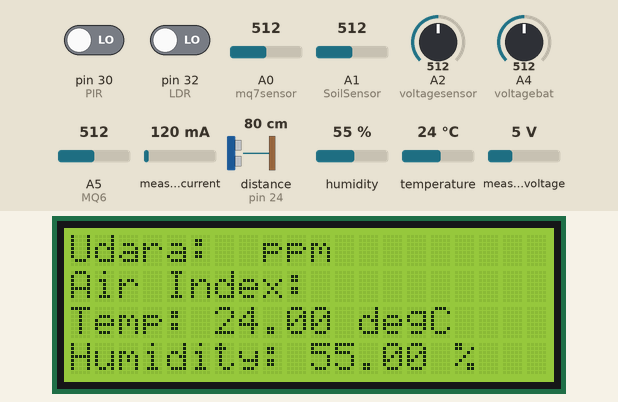
Recording of a sketch running on a simulated Arduino Mega 2560, built with avr-gcc and run on an emulated ATmega2560. On the bench: 20×4 character LCD. Wiring (inferred from the names in the program): ultrasonic range finder: trigger pin 26; echo pin 24. The inputs (shaded band) are chosen by the test bench; at power-on: measured current 120 mA, A0 (mq7sensor) = 512, pin 30 (PIR) LOW, distance to the obstacle (sensor on pin 24) 80 cm, pin 32 (LDR) LOW, A1 (SoilSensor) = 512, A2 (voltagesensor) = 512, A4 (voltagebat) = 512, A5 (MQ6) = 512, humidity 55 %, temperature 24 °C, measured voltage 5 V. The echo pulse lasts 58.3 µs per cm; what the sketch prints to the serial monitor is not drawn.

Above: at 10.4 s.
10.5 s: measured current set to 1000 mA
At 13.6 s:
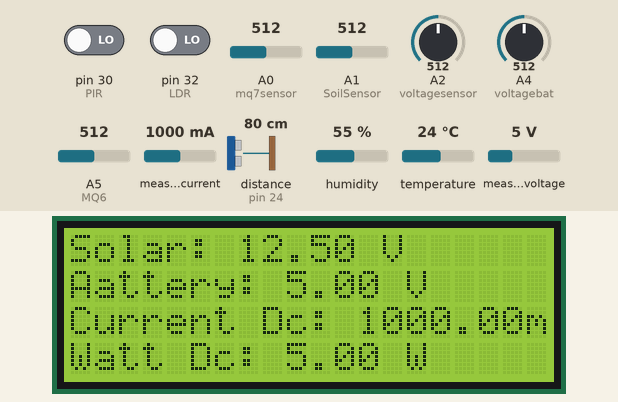
17.1 s: A0 (mq7sensor) set to 716
At 25.7 s:
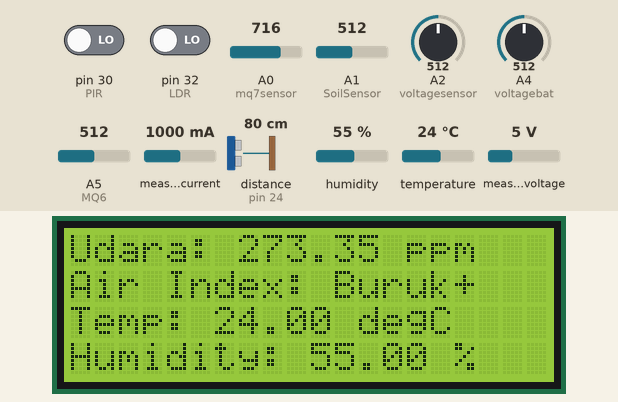
26.6 s: pin 30 (PIR) driven HIGH
At 35.6 s:
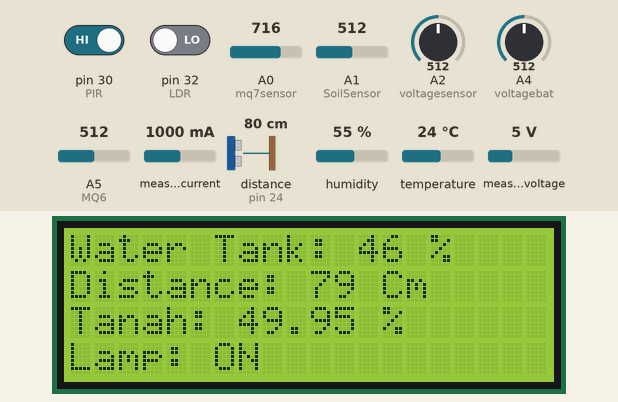
36.1 s: measured current set to 40 mA
At 38.8 s:
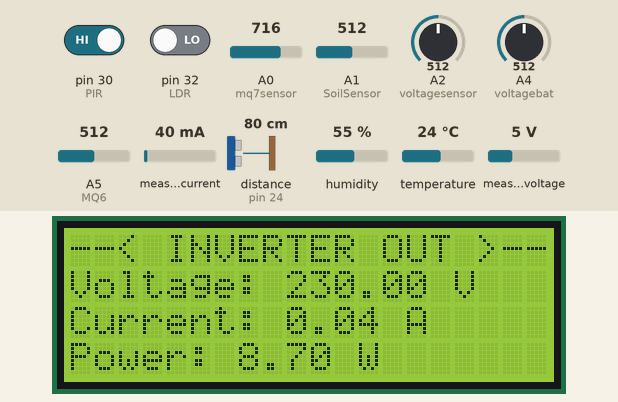
45.6 s: A0 (mq7sensor) set to 992
At 57.6 s:
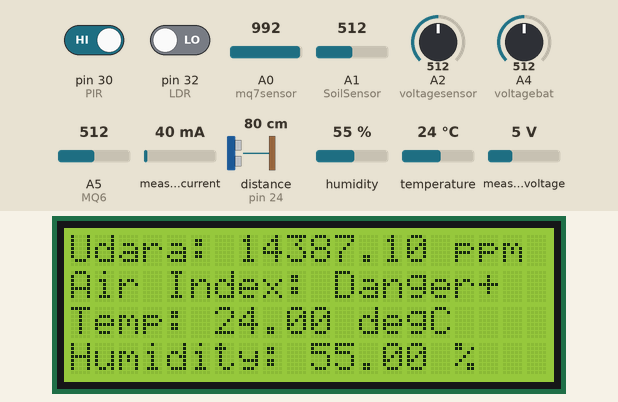
58.4 s: distance to the obstacle (sensor on pin 24) set to 2 cm
At 67.1 s:
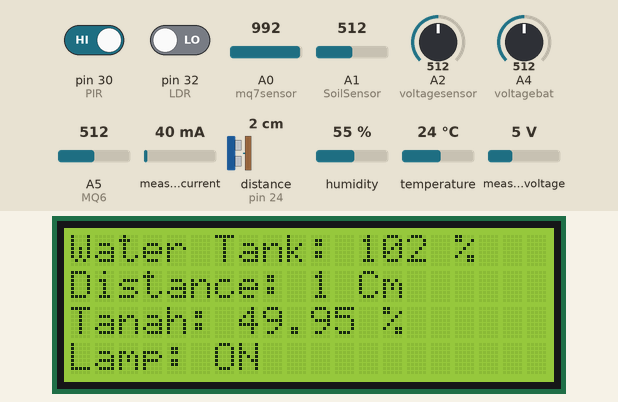
Timing chart, 0 to 68.6 s (numbered marks = the images above; inputs shaded):
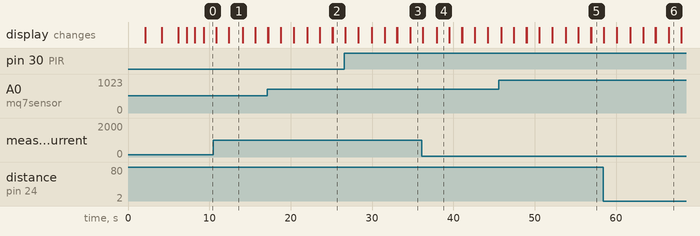

The sketch:

Mega.ino
```cpp
//DIBUAT OLEH TIER SINYO
//IG : @Tierkunn_


#include "Wire.h" // For I2C
#include "LCD.h" // For LCD
#include "LiquidCrystal_I2C.h" // Added library*
#include <Adafruit_INA219.h>
#include "DHT.h"
#include <PZEM004Tv30.h>
#include <SoftwareSerial.h>

//PZEM004Tv30 pzem(14, 15); // Software Serial pin 11 (RX) & 12 (TX)
PZEM004Tv30 pzem(&Serial3);  // Menggunakan Hardware Serial 3 TX RX ke 3 di balik

//Set the pins on the I2C chip used for LCD connections
//ADDR,EN,R/W,RS,D4,D5,D6,D7
LiquidCrystal_I2C lcd(0x27,2,1,0,4,5,6,7); // 0x27 is the default I2C bus address of the backpack-see article
const int INA_addr = 0x40;  // INA219 address
Adafruit_INA219 ina219(INA_addr);

//IO sensor Ultrasonic
#define echoPin 24 //Echo Pin
#define trigPin 26 //Trigger Pin
#define SoilSensor A1 //Soil Sensor
#define mq7sensor A0 // MQ7 Sensor
#define voltagesensor A2 //voltage sensor panel
#define DHTPIN 28
#define DHTTYPE DHT22
#define PIR 30
#define voltagebat A4  //voltage sensor battery
#define LDR 32 //LDR LAMPU
#define MQ6 A5

double tegangan = 00;
double nilaiarus = 00;
float daya;

int statusPin = 0;

DHT dht(DHTPIN, DHTTYPE);

String piring = "";
String indexppm;
String tempe;
String humidy;
String vbat;
String tair;
String ppmvalue;
String motionindex;
String soilvalue;
String stegangan;
String sarus;
String sdaya;
String vbatuy;
String LDRout;
String alertmq6;
String voltAC;
String ampAC;
String powerAC;
String energyAC;
String freqAC;
String pfAC;

//FLOAT FOR PZEM
float voltage,current,power,energy,frequency,pf;

int maximumRange = 140; //kebutuhan akan maksimal range
int minimumRange = 00; //kebutuhan akan minimal range
long duration, distance; //waktu untuk kalkulasi jarak

long RL = 1000; // 1000 Ohm
long Ro = 830; // 830 ohm ( SILAHKAN DISESUAIKAN)

// Floats for ADC voltage & Input voltage
float adc_voltage = 0.0;
float in_voltage = 0.0;

// Floats for resistor values in divider (in ohms)
float R1 = 30000.0;
float R2 = 7500.0;

// Float for Reference Voltage
float ref_voltage = 5.0;

// Integer for ADC value
int adc_value = 0;

// Floats for ADC voltage & Input voltage
float adc_voltage2 = 0.0;
float in_voltage2 = 0.0;

// Floats for resistor values in divider (in ohms)
float R12 = 30000.0;
float R22 = 7500.0;

// Float for Reference Voltage
float ref_voltage2 = 5.0;

// Integer for ADC value
int adc_value2 = 0;

//MQ 7 variable
float nilaimq6;
float teganganmq6;

void setup() {
Serial.begin (9600); //inisialiasasi komunikasi serial

// Set on LCD module
lcd.begin (20,4); // 16 x 2 LCD module
lcd.setBacklightPin(3,POSITIVE); // BL, BL_POL
lcd.setBacklight(HIGH);
lcd.clear();
lcd.noCursor();

//-----------------------------< deklarasi pin >-----------------------------//
pinMode(trigPin, OUTPUT);
pinMode(echoPin, INPUT);
pinMode(PIR, INPUT);
pinMode(LDR, INPUT);

//-----------------------------< Start DHT >----------------------------------//
dht.begin();

//-----------------------------< Start INA219 >-------------------------------//
ina219.begin();

//-----------------------------< WELCOME TEXT >--------------------------------//
lcd.setCursor(6, 1);
lcd.print("WELCOME");
lcd.setCursor(6, 2);
lcd.print("Brother");
delay(2000);
lcd.clear();
lcd.setCursor(0, 1);
lcd.print("  SMARTHOME SYSTEM  ");
lcd.setCursor(1, 2);
lcd.print(" With IOT Control  ");
lcd.setCursor(0, 3);
delay(2000);
lcd.clear();
lcd.setCursor(2, 0);
lcd.print(">>> Made By <<<");
lcd.setCursor(6, 1);
lcd.print("Robotics");
lcd.setCursor(6, 2);
lcd.print("SMK SMTI");
lcd.setCursor(5, 3);
lcd.print("YOGYAKARTA");
delay(2000);
lcd.clear();
lcd.setCursor(3, 1);
lcd.print("System Start");
lcd.setCursor(7, 2);
lcd.print("in 3");
delay(1000);
lcd.clear();
lcd.setCursor(3, 1);
lcd.print("System Start");
lcd.setCursor(7, 2);
lcd.print("in 2");
delay(1000);
lcd.clear();
lcd.setCursor(3, 1);
lcd.print("System Start");
lcd.setCursor(7, 2);
lcd.print("in 1");;
delay(1000);
lcd.clear();
}

void loop() {
//-------------------------------< LDR READ >------------------------------------//
int LDRdata = digitalRead(LDR);

//-------------------------------< SOIL READ >----------------------------------//
float kelembabanTanah;
int hasilPembacaan = analogRead(SoilSensor);
kelembabanTanah = (100 - ((hasilPembacaan/1023.00)*100));

//------------------------------< Read DHT22 >-----------------------------------//
float temp = dht.readTemperature();
float humidity = dht.readHumidity();

//-----------------------< DHT REMOVE NAN DISPLAY >---------------------------//
if(isnan(temp)){
  tempe = "-";
} else{
  tempe = temp;
}

if(isnan(humidity)){
  humidy = "-";
} else {
  humidy = humidity;
}

//--------------------< LCD DISPLAY 2 >---------------------//
//Serial.print("Persentase Kelembaban Tanah = ");
//Serial.print(kelembabanTanah);
//Serial.println("%");
lcd.print("Udara: "+ppmvalue+" ppm");
lcd.setCursor(0, 1);
lcd.print("Air Index: "+indexppm);
lcd.setCursor(0,2);
lcd.print("Temp: "+tempe+" degC");
lcd.setCursor(0, 3);
lcd.print("Humidity: "+humidy+" %");
delay(1000);

//-----------MQ 6--------------//
nilaimq6 = analogRead(MQ6);
teganganmq6 = (nilaimq6/1023)*5;

//------------< Alert LPG >----------------//
if(teganganmq6 > 1){
  alertmq6 = "1";
} else {
  alertmq6 = "0";
}

//-----------MQ 7--------------//
int sensorvalue = analogRead(mq7sensor); // membaca nilai ADC dari sensor
float VRL= sensorvalue*5.00/1024;  // mengubah nilai ADC ( 0 - 1023 ) menjadi nilai voltase ( 0 - 5.00 volt )
//Serial.print("VRL : ");
//Serial.print(VRL);
//Serial.println(" volt");

float Rs = ( 5.00 * RL / VRL ) - RL;
//Serial.print("Rs : ");
//Serial.print(Rs);
//Serial.println(" Ohm");

float ppm = 100 * pow(Rs / Ro,-1.53); // ppm = 100 * ((rs/ro)^-1.53);
//Serial.print("CO : ");
//Serial.print(ppm);
//Serial.println(" ppm");

//Serial.println();
delay(500);

//------------------------------< LCD DISPLAY 3 >--------------------------------//
lcd.clear();
lcd.print("Water Tank: "+tair+" %");
lcd.setCursor(0, 1);
lcd.print("Distance: "+String(distance)+ " Cm");
lcd.setCursor(0, 2);
lcd.print("Tanah: "+soilvalue+ " %");
lcd.setCursor(0, 3);
lcd.print("Lamp: "+motionindex);

//------------------------------< Ultrasonic >-----------------------------------//
digitalWrite(trigPin, LOW);delayMicroseconds(2);
digitalWrite(trigPin, HIGH);delayMicroseconds(10);
digitalWrite(trigPin, LOW);
duration = pulseIn(echoPin, HIGH);
//-------------------< Short delay for ultrasonic >---------------------//
delay(500);

//perhitungan untuk dijadikan jarak
distance = duration/58.2;

//---------------------------< Solar Voltage >---------------------------------//
adc_value = analogRead(voltagesensor);

// Determine voltage at ADC input
adc_voltage  = (adc_value * ref_voltage) / 1024.0;

// Calculate voltage at divider input
in_voltage = adc_voltage / (R2/(R1+R2)) ;

//----------------------< Battery Singgle Voltage >---------------------------//
adc_value2 = analogRead(voltagebat);

// Determine voltage at ADC input
adc_voltage2  = (adc_value2 * ref_voltage2) / 1024.0;

// Calculate voltage at divider input
in_voltage2 = adc_voltage2 / (R2/(R1+R2));
// Print results to Serial Monitor to 2 decimal places
//Serial.print("Input Voltage = ");
//Serial.println(in_voltage, 2);

//---------------------------< PIR detect >-----------------------------//
statusPin = digitalRead(PIR);
if(statusPin == HIGH){
  piring = "1";
  motionindex = "ON";
}else{
  piring = "0";
  motionindex = "OFF";
}

//----------------------------< Index MQ 7 >----------------------------//
if(ppm > 0 && ppm <= 50){
  indexppm = "Baik";
} else if(ppm > 51 && ppm <=100){
  indexppm = "Sedang";
} else if(ppm > 101 && ppm <=199){
  indexppm = "Buruk";
} else if(ppm > 200 && ppm <=299){
  indexppm = "Buruk+";
} else if(ppm > 300 && ppm <=500){
  indexppm = "Danger";
} else if(ppm > 500){
  indexppm = "Danger+";
} else {
  indexppm = "error";
}
//-------------------[ Convert Float,Int,Double to String ]-------------------//
vbat = String(in_voltage, 2);
//vbatuy = String(in_voltage2, 2);
ppmvalue = ppm;
soilvalue = kelembabanTanah;
LDRout = LDRdata;

//---------------------< INA219 READ (No include Inverter) >----------------------//
float busVoltage = 0;
float currentDC = 0; // Measure in milli amps
float powerDC = 0;

busVoltage = ina219.getBusVoltage_V();
currentDC = ina219.getCurrent_mA();
powerDC = busVoltage * (currentDC/1000); // Calculate the Power
sarus = String(currentDC);
sdaya = powerDC;
vbatuy = String(busVoltage);

delay(1000);

/*//------------------< Read Current Sensor >-------------------------//
float vbatu = float(in_voltage2, 2);
daya = vbatu * nilaiarus; //rumus untuk mendapatkan nilai watt
stegangan = String(vbatu);
sarus = String(nilaiarus);
sdaya = String(daya);
*/

//--------------------< LCD DISPLAY 4 >--------------------------//
lcd.clear();
lcd.print("Solar: "+vbat+ " V");
lcd.setCursor(0, 1);
lcd.print("Battery: "+vbatuy+ " V");
lcd.setCursor(0, 2);
lcd.print("Current Dc: "+sarus+ "mA");
lcd.setCursor(0, 3);
lcd.print("Watt Dc: "+sdaya+ " W");

//------------------------------< PZEM 004T 100A Measurement >-------------------------------//
    voltage = pzem.voltage();
     if(isnan(voltage)){
          voltAC = "-";
         //Serial.print("Voltage: ");
         //Serial.print(voltage);
         //Serial.println("V");
     } else {
         voltAC = voltage;
         //Serial.println("Error reading voltage");
     }

     current = pzem.current();
     if(isnan(current)){
         ampAC = "-";
         //Serial.print("Current: ");
         //Serial.print(current);
         //Serial.println("A");
     } else {
         ampAC = current;
         //Serial.println("Error reading current");
     }

     power = pzem.power();
     if(isnan(power)){
         powerAC = "-";
         //Serial.print("Power: ");
         //Serial.print(power);
         //Serial.println("W");
     } else {
         powerAC = power;
         //Serial.println("Error reading power");
     }

     energy = pzem.energy();
     if(isnan(energy)){
         energyAC = "-";
         //Serial.print("Energy: ");
         //Serial.print(energy,3);
         //Serial.println("kWh");
     } else {
         energyAC = energy;
         //Serial.println("Error reading energy");
     }

     frequency = pzem.frequency();
     if(isnan(frequency)){
         freqAC = "-";
         //Serial.print("Frequency: ");
         //Serial.print(frequency, 1);
         //Serial.println("Hz");
     } else {
         freqAC = frequency;
         //Serial.println("Error reading frequency");
     }

     pf = pzem.pf();
     if(isnan(pf)){
         pfAC = "-";
         //Serial.print("PF: ");
         //Serial.println(pf);
     } else {
         pfAC = pf;
         //Serial.println("Error reading power factor");
     }

//---------------------------< persentase tanki >-----------------------------//
tair = int(map(distance, 5, 140, 100, 0));

//---------------------[ Send Serial To Nodemcu ESP8266 ]----------------------//
Serial.println("*"+String(distance)+","+String(VRL)+","+String(Rs)+","+String(ppm)+","+String(kelembabanTanah)+","+String(in_voltage, 2)+","+String(tempe)+","+String(humidy)+","+piring+","+tair+","+vbatuy+","+sarus+","+sdaya+","+LDRout+","+alertmq6+","+voltAC+","+ampAC+","+powerAC+","+energyAC+","+freqAC+","+pfAC+"#"); //inject wrapping
//Serial.println("U = "+String(distance));Serial.println("V = "+String(VRL));Serial.println("R ="+String(Rs));Serial.println("C ="+String(ppm));Serial.println("T ="+String(kelembabanTanah));Serial.println("VL ="+String(in_voltage, 2));

//------------------< DISPLAY LCD 5 & 6 Measure AC OUTPUT >--------------------//
delay(1500);
lcd.clear();
lcd.print("--< INVERTER OUT >--");
lcd.setCursor(0, 1);
lcd.print("Voltage: "+voltAC+ " V");
lcd.setCursor(0, 2);
lcd.print("Current: "+ampAC+ " A");
lcd.setCursor(0, 3);
lcd.print("Power: "+powerAC+ " W");
delay(1500);
lcd.clear();
lcd.print("--< INVERTER OUT >--");
lcd.setCursor(0, 1);
lcd.print("Energy: "+energyAC+ " KWh");
lcd.setCursor(0, 2);
lcd.print("Frequency: "+freqAC+ " Hz");
lcd.setCursor(0, 3);
lcd.print("PF "+pfAC);
delay(1500);
lcd.clear();
}
```

Measured:
- after the input at 10.5 s, the display: first differs from a run without the input after 1.9 s (image 1)
- after the input at 17.1 s, the display: first differs from a run without the input after 8.1 s (image 2)
- after the input at 26.6 s, the display: first differs from a run without the input after 8.1 s (image 3)
- after the input at 45.6 s, the display: first differs from a run without the input after 11.4 s (image 5)
- what the display in image 1 shows lasts 1.7 s, from 12.4 s to 14.1 s
- what the display in image 4 shows lasts 1.6 s, from 37.9 s to 39.5 s
